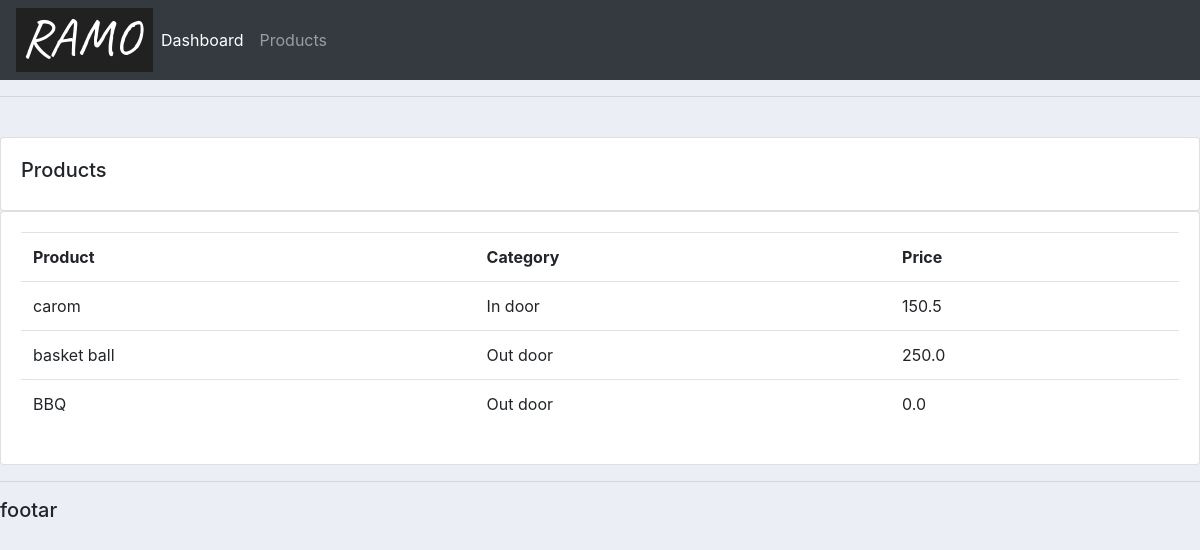
The app's page /product/ with its own data.
### accounts/models.py (models this page shows, shortened)
class Product(models.Model):
    CATEGORY=(('In door','In door'),('Out door','Out door'))
    name=models.CharField(max_length=25,null=True)
    price=models.FloatField(null=True)
    category=models.CharField(max_length=25,null=True,choices=CATEGORY)
    description=models.CharField(max_length=25,null=True)
    date_created=models.DateTimeField(auto_now_add=True,null=True)
    tag=models.ManyToManyField(Tag)

### accounts/views.py (the view)
# urls.py: path('product/',views.product,name='product'),
def product(request):
    products=Product.objects.all()
    return render(request, 'accounts/product.html',{'products':products})

### templates/accounts/product.html
{% extends 'accounts/main.html' %}
{% block content %}
<br>
		<div class="row">
			<div class="col-md">
				<div class="card card-body">
					<h5>Products</h5>
				</div>
				<div class="card card-body">
					<table class="table">
						<tr>
							<th>Product</th>
							<th>Category</th>
							<th>Price</th>
						</tr>
                        {% for i in products %}
                            <tr>
                        <td>{{i.name  }}</td>
                            <td>{{i.category  }}</td>
                                <td>{{i.price }}</td>
                        </tr>
                        {% endfor %}
					</table>
				</div>
			</div>
		</div>
{% endblock %}

### static/css/main.css (style rules this page uses)
body { background-color: #ebeff5; }

### records on screen
Product: name "carom", category "In door", price "150.5"
Product: name "basket ball", category "Out door", price "250.0"
Product: name "BBQ", category "Out door", price "0.0"
